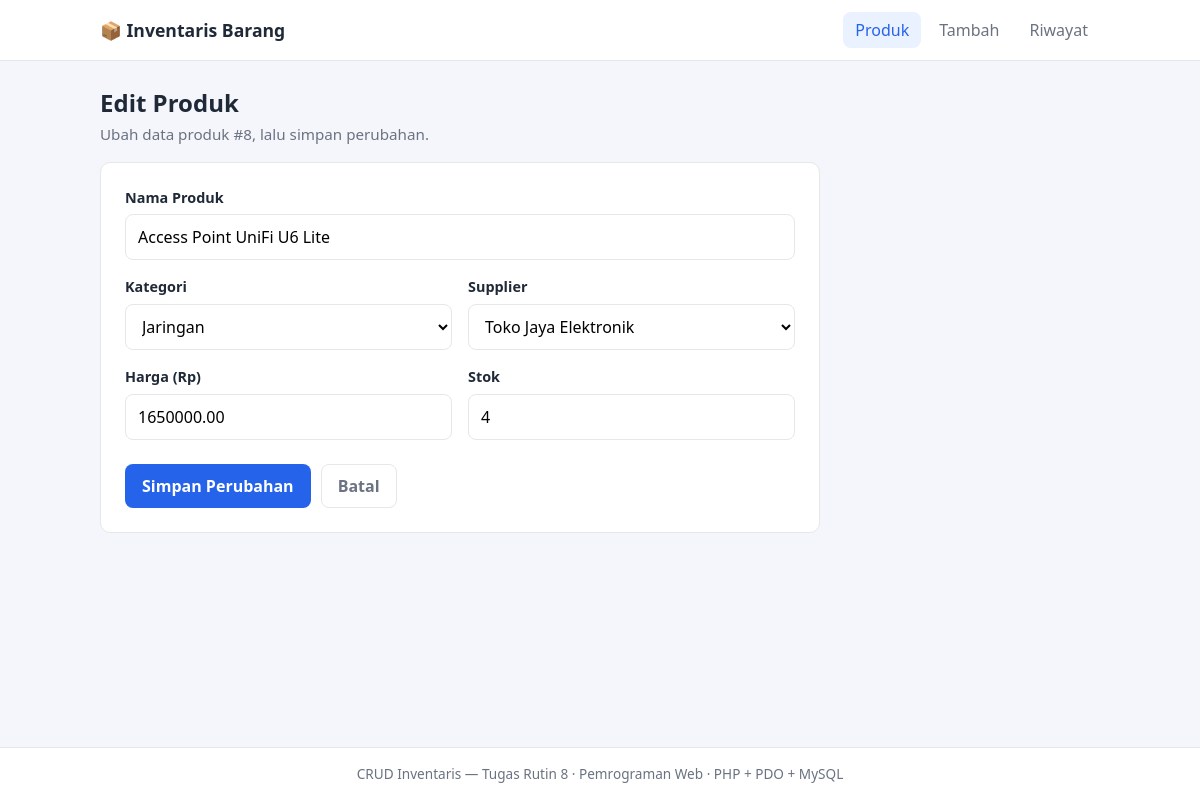
Screenshot of /edit.php?id=8 with the database file from the repository.
### tables this page shows
CREATE TABLE products (
    id          INT AUTO_INCREMENT PRIMARY KEY,
    name        VARCHAR(150)  NOT NULL,
    category_id INT           NOT NULL,
    supplier_id INT           NOT NULL,
    price       DECIMAL(12,2) NOT NULL,
    stock       INT           NOT NULL DEFAULT 0,
    CONSTRAINT fk_products_category
        FOREIGN KEY (category_id) REFERENCES categories(id)
        ON UPDATE CASCADE ON DELETE RESTRICT,
    CONSTRAINT fk_products_supplier
        FOREIGN KEY (supplier_id) REFERENCES suppliers(id)
        ON UPDATE CASCADE ON DELETE RESTRICT
);

CREATE TABLE categories (
    id   INT AUTO_INCREMENT PRIMARY KEY,
    name VARCHAR(100) NOT NULL
);

CREATE TABLE suppliers (
    id    INT AUTO_INCREMENT PRIMARY KEY,
    name  VARCHAR(100) NOT NULL,
    phone VARCHAR(20)
);

### includes/helpers.php (called while the page is built, shortened)
<?php
function e($value): string
{
    return htmlspecialchars((string) $value, ENT_QUOTES, 'UTF-8');
}

### includes/product_form.php (the view, shortened to what this page needs)
<form method="post" action="<?= e($formAction) ?>" class="card form">
    <div class="field">
        <label for="name">Nama Produk</label>
        <input type="text" id="name" name="name" maxlength="150" required
               value="<?= e($form['name']) ?>">
    </div>
    <div class="field-row">
        <div class="field">
            <label for="category_id">Kategori</label>
            <select id="category_id" name="category_id" required>
                <?php foreach ($categories as $c): ?>
                    <option value="<?= (int) $c['id'] ?>"
                        <?= (int) $form['category_id'] === (int) $c['id'] ? 'selected' : '' ?>>
                        <?= e($c['name']) ?>
                    </option>
                <?php endforeach; ?>
            </select>
        </div>
        <div class="field">
            <label for="supplier_id">Supplier</label>
            <select id="supplier_id" name="supplier_id" required>
                <?php foreach ($suppliers as $s): ?>
                    <option value="<?= (int) $s['id'] ?>"
                        <?= (int) $form['supplier_id'] === (int) $s['id'] ? 'selected' : '' ?>>
                        <?= e($s['name']) ?>
                    </option>
                <?php endforeach; ?>
            </select>
        </div>
    </div>
    <div class="field-row">
        <div class="field">
            <label for="price">Harga (Rp)</label>
            <input type="number" id="price" name="price" min="0" step="0.01" required
                   value="<?= e($form['price']) ?>">
        </div>
        <div class="field">
            <label for="stock">Stok</label>
            <input type="number" id="stock" name="stock" min="0" step="1" required
                   value="<?= e($form['stock']) ?>">
        </div>
    </div>
    <div class="actions">
        <button type="submit" class="btn btn-primary"><?= e($submitLabel) ?></button>
        <a href="index.php" class="btn btn-ghost">Batal</a>
    </div>
</form>

### assets/style.css (style rules this page uses)
:root { --bg: #f4f6fb; --card: #ffffff; --text: #1f2937; --muted: #6b7280; --border: #e5e7eb; --primary: #2563eb; --primary-dark: #1d4ed8; --danger: #dc2626; --danger-dark: #b91c1c; --success-bg: #ecfdf5; --success-text: #065f46; --error-bg: #fef2f2; --error-text: #991b1b; --radius: 10px; }
* { box-sizing: border-box; }
body { margin: 0; font-family: system-ui, -apple-system, "Segoe UI", Roboto, Arial, sans-serif; background: var(--bg); color: var(--text); line-height: 1.5; min-height: 100vh; display: flex; flex-direction: column; }
.card { background: var(--card); border: 1px solid var(--border); border-radius: var(--radius); }
.btn { display: inline-block; padding: 9px 16px; border: 1px solid transparent; border-radius: 8px; background: var(--card); color: var(--text); font: inherit; font-weight: 600; text-decoration: none; cursor: pointer; }
.btn-primary { background: var(--primary); color: #fff; }
.btn-ghost { border-color: var(--border); color: var(--muted); }
.form { padding: 24px; max-width: 720px; }
.field { display: flex; flex-direction: column; gap: 6px; margin-bottom: 16px; flex: 1; }
.field-row { display: flex; gap: 16px; }
label { font-weight: 600; font-size: 0.9rem; }
input[type="text"], input[type="number"], select { padding: 10px 12px; border: 1px solid var(--border); border-radius: 8px; font: inherit; background: #fff; width: 100%; }
.actions { display: flex; gap: 10px; margin-top: 8px; }

### rows the page displays
products: name "Access Point UniFi U6 Lite", category_id "Jaringan", supplier_id "Toko Jaya Elektronik", price "1650000.00", stock "4"

### other values shown
$id "8"
$submitLabel "Simpan Perubahan"
